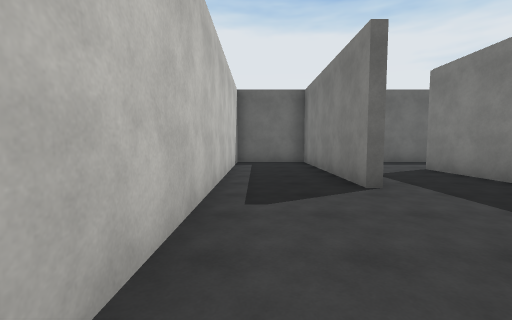
view 1 (above)

19 first-person views from a walk through a Unity game level. The camera is 1.5 m above the floor, tilts 4° down and sees 90° across. The floor is counted in squares, 2.22 m on a side. Each view is taken from the middle of a square. On the plan, view 1 faces up. The plan holds only what a view shows up to about 9 squares ahead; the rest is blank. The place goes on beyond the plan. The player character is not drawn. Surface patterns are stand-ins for the level's own textures.

view 2
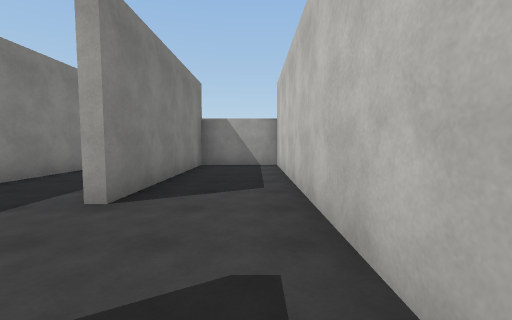

view 3
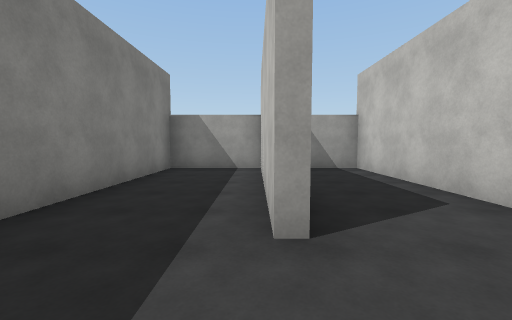

view 4
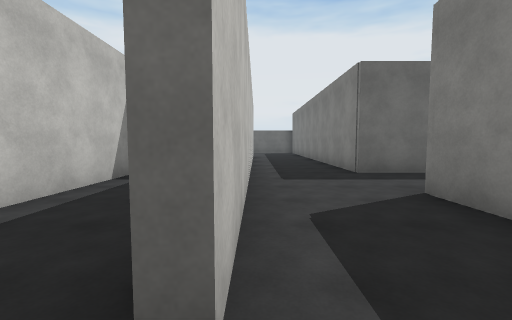

view 5
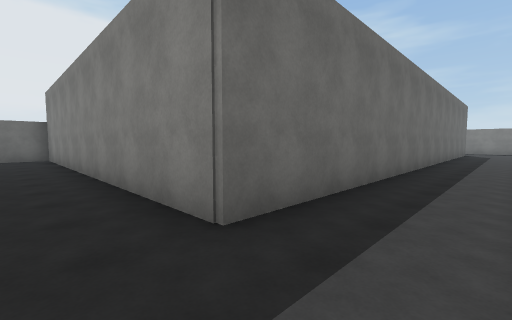

view 6
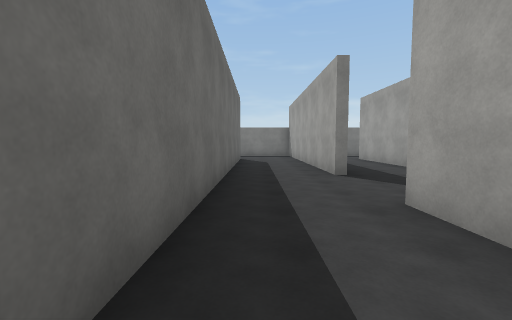

view 7
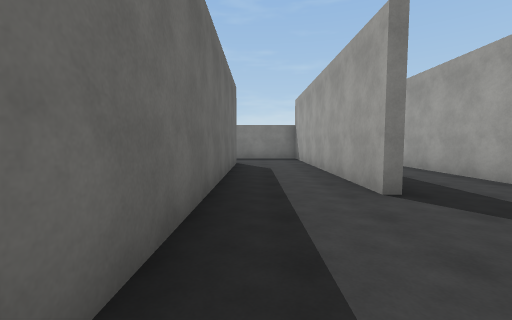

view 8
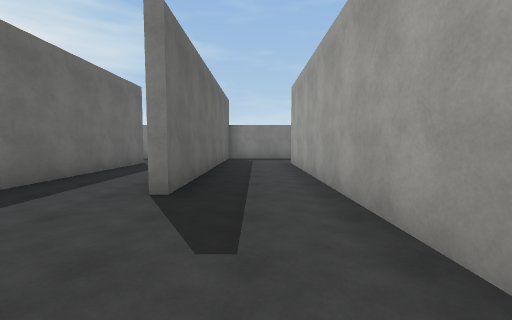

view 9
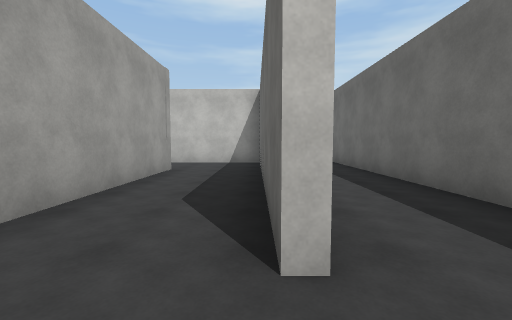

view 10
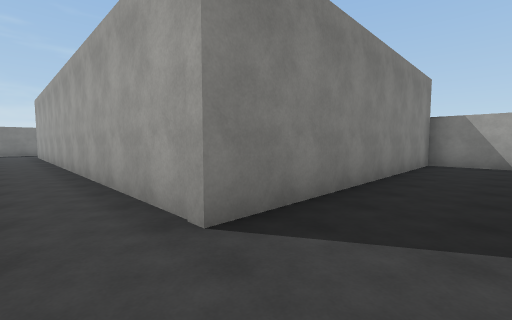

view 11
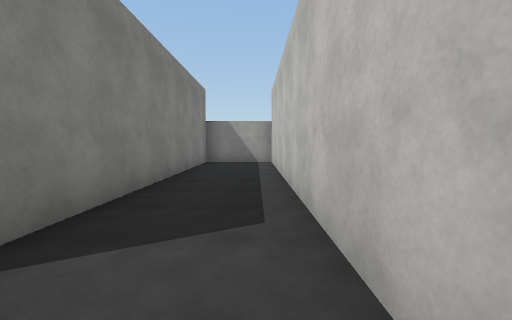

view 12
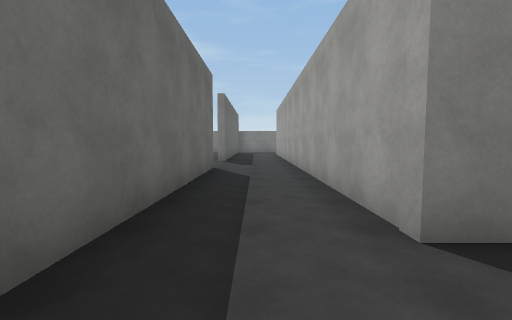

view 13
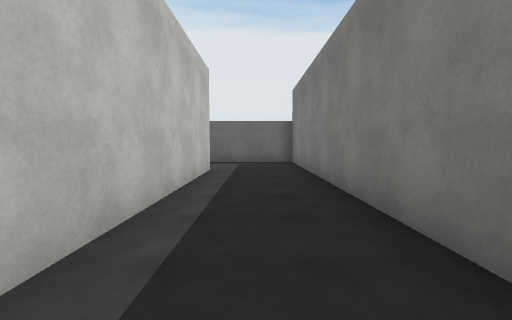

view 14
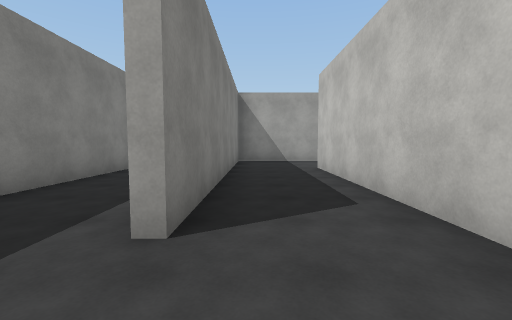

view 15
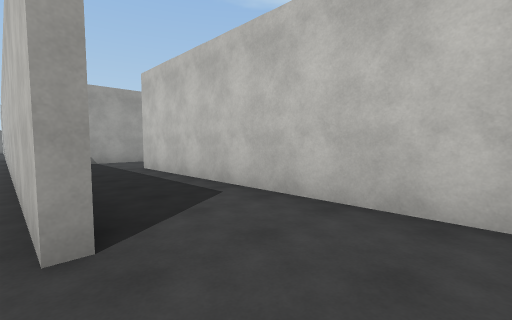

view 16
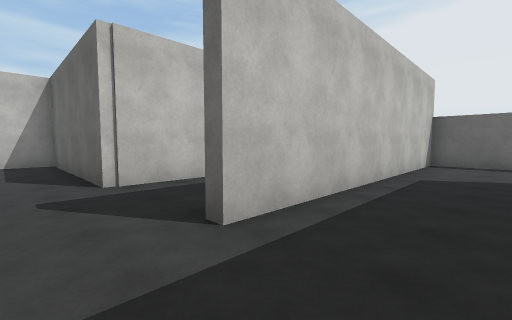

view 17
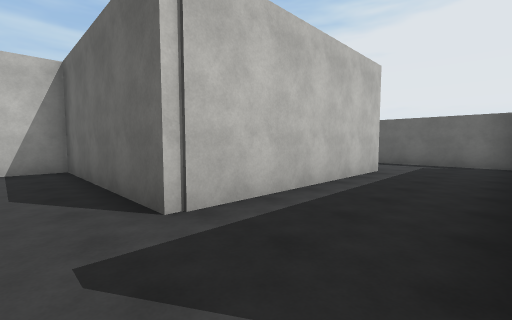

view 18
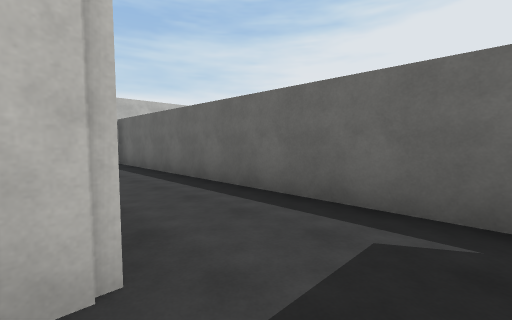

view 19
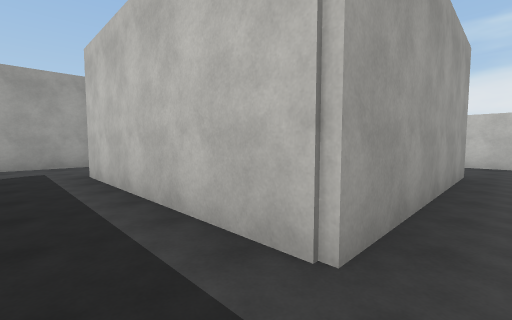

### Floor plan
Ten units are one square. View 1 is at (0, 0); x grows to the right and y downward. Boxes are objects, and circles mark ways between rooms. Rooms are numbered by the first view taken in them; rooms with no view inside come last. Other rooms are left out.
<svg viewBox="-80 -191 270 232">
<path fill="none" stroke="#000" d="M16 -38 16 -86 -6 -86 -6 36 16 36 16 -12M105 -64 118 -64M114 -39 184 -39M142 -64 185 -64M42 -41 42 -64M19 -12 19 32M185 -61 142 -61M185 -86 42 -86 42 -186 25 -186M19 -164 19 -36M19 36 42 36 42 -9M45 -61 45 34M44 36 67 36 67 -39 114 -39M118 -61 52 -61M25 -186 -6 -186 -6 -112M16 -90 16 -162M-26 -89 1 -89M-32 -163 -32 -111M-75 -163 -32 -163M-9 -186 -75 -186"/>
<circle cx="20" cy="-25" r="3" fill="#2a7"/>
<circle cx="110" cy="-50" r="3" fill="#2a7"/>
<circle cx="20" cy="-175" r="3" fill="#2a7"/>
<circle cx="-10" cy="-105" r="3" fill="#2a7"/>
<circle cx="-20" cy="-170" r="3" fill="#2a7"/>
<text x="10" y="-30">1</text>
<text x="90" y="-70">2</text>
<text x="60" y="-20">3</text>
<text x="10" y="-140">4</text>
<text x="-20" y="-120">5</text>
<text x="-50" y="-180">6</text>
</svg>
Room 1 opens to room 2. Room 2 opens to room 3. Room 2 opens to room 4. Room 4 opens to room 5. Room 5 opens to room 6.

Where each view was taken, in squares from view 1:
view 1: 0 up, 0 right, facing up
view 2: 4 up, 0 right, facing down
view 3: 3 up, 2 right, facing down
view 4: 3 up, 2 right, facing up
view 5: 7 up, 3 right, facing up-right
view 6: 8 up, 9 right, facing right
view 7: 8 up, 11 right, facing right
view 8: 5 up, 11 right, facing right
view 9: 6 up, 13 right, facing left
view 10: 5 up, 5 right, facing down-right
view 11: 5 up, 5 right, facing down
view 12: 5 up, 5 right, facing right
view 13: 10 up, 3 right, facing up
view 14: 18 up, 1 right, facing down
view 15: 18 up, 2 right, facing down-left
view 16: 10 up, 1 right, facing up-left
view 17: 10 up, 1 left, facing up-left
view 18: 16 up, 2 left, facing up-left
view 19: 17 up, 2 left, facing down-left
